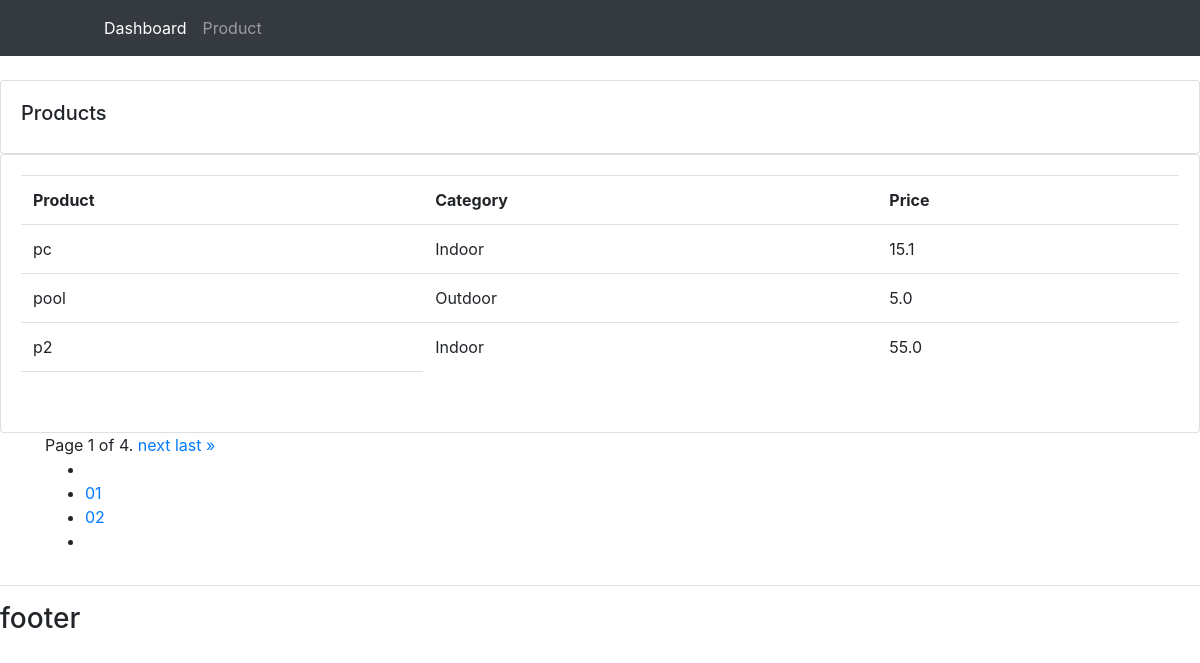
Screenshot of /products/ with the database file from the repository.
### accounts/models.py (models this page shows, shortened)
class Product(models.Model):
    CATEGORY=(
        ('Indoor','Indoor'),
        ('Outdoor','Outdoor'),
    )
    name = models.CharField(max_length = 200,null=True)
    price = models.FloatField(null=True)
    category = models.CharField(max_length = 200,null=True,choices=CATEGORY)
    description = models.CharField(max_length = 200,null=True,blank=True)
    date_created = models.DateTimeField(auto_now_add=True,null=True)
    tags = models.ManyToManyField(Tag)

### accounts/views.py (the view)
# urls.py: path('products/', views.products, name='products'),
def products(request):
    ps = Product.objects.all()
    paginator = Paginator(ps, 3) # Show 3 contacts per page.
    page_number = request.GET.get('page')
    page_obj = paginator.get_page(page_number)
    context = {'ps': page_obj}
    return render(request,'accounts/products.html',context)

### templates/accounts/products.html (shortened to what this page needs)
{% extends 'accounts/main.html' %}
{% block content %}
	<br>
	<div class="row">
		<div class="col-md">
			<div class="card card-body">
				<h5>Products</h5>
			</div>
			<div class="card card-body">
				<table class="table">
					<tr>
						<th>Product</th>
						<th>Category</th>
						<th>Price</th>
					</tr>
						{% for p in ps %}
							<tr>
								<td>{{p.name}}</td>
								<td>{{p.category}}</td>
								<td>{{p.price}}</td>
							</tr>
						{% endfor %}
						<td></td>
				</table>
			</div>
				<div class="container">
					<div class="pagination" >
						<span class="step-links">
							<span class="current">
								Page {{ ps.number }} of {{ ps.paginator.num_pages }}.
							</span>
							{% if ps.has_next %}
								<a href="?page={{ ps.next_page_number }}">next</a>
								<a href="?page={{ ps.paginator.num_pages }}">last &raquo;</a>
							{% endif %}
						</span>
					</div>
				</div>
					<div class="container">
						<div class="row">
							<div class="col-lg-9">
								<div class="m-0">
									<div class="row">
										<div class="col-lg-12">
											<div class="pagination_wrap">
												<ul>
													<li><a href="#">  </a></li>
													<li><a href="#"><span>01</span></a></li>
													<li><a href="#"><span>02</span></a></li>
													<li><a href="#">  </a></li>
												</ul>
											</div>
										</div>
									</div>
								</div>
							</div>
						</div>
					</div>
		</div>
	</div>
{% endblock content %}

### static/css/main.css (style rules this page uses)
body { background-color: #ebeff5; }

### rows the page displays
Product: name "pc", category "Indoor", price "15.1"
Product: name "pool", category "Outdoor", price "5.0"
Product: name "p2", category "Indoor", price "55.0"

### other values shown
{{ ps.number }} "1"
{{ ps.paginator.num_pages }} "4"
